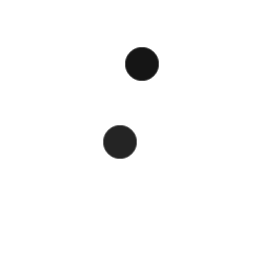
#> input picture ROB316/TP3_A+/Code_Astar/freespace.png, 256 x 256 px
$ python pathfind.py
#> lines starting #> are read from the running program, lines starting #| are printed output that depends on the picture; after the words box and inside, x2 and y2 are one past the last pixel; in counts of white or black regions, pixels touching at a corner belong together
"""
 Simple Astar path planning

 author: yowlings

 modified by David Filliat
"""

import cv2
import numpy as np
import time
import math
from matplotlib import pyplot as plt


# parameters
show_animation = False
#heuristic_weight = 1.0
heuristic_weight = 1.0

class pathfind():
    """
    Path finding in a occupancy grid map using AStar algorithms
    """
    def __init__(self, map_file, robot_radius, start, goal):
#> called with map_file = 'freespace.png', robot_radius = 1, start = (40, 200), goal = (200, 40)
        self.map_file = map_file
        self.robot_radius = robot_radius
        self.start = start
        self.goal = goal
        self.result_img = cv2.imread(self.map_file)
#> self.result_img is the input picture: shape (256, 256, 3); min 21, max 255, mean 248.9
        self.map = cv2.imread(self.map_file, cv2.IMREAD_GRAYSCALE)
#> self.map: shape (256, 256); min 21, max 255, mean 248.9
        self.columns, self.rows = self.map.shape
#> self.columns = 256; self.rows = 256
        self.threshold()
        self.inflate()


    def threshold(self):
        """
        Binarize the obstacle map to 0/255
        """
        for i in range(self.columns):
            for j in range(self.rows):
                if self.map[i,j]>128:
                    self.map[i,j]=255
                else:
                    self.map[i,j]=0
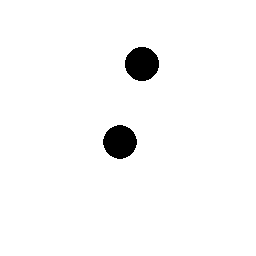
#> self.map: shape (256, 256); 97.3% white; 2 black regions, box (x1, y1, x2, y2) and area: (125, 47, 159, 81) 904, (103, 125, 137, 159) 880


    def inflate(self):
        """
        Inflate the obstacle size to take the robot radius into account
        """
        old_map = self.map.copy()

        for i in range(self.columns):
            for j in range(self.rows):
                if old_map[i,j]==0:
                    for u in [-2,-1,0,1,2]:
                        for v in [-2,-1,0,1,2]:
                            if(u!=0 and v!=0):
                                if (((i+u)>=0)&((i+u)<self.columns)&((j+v)>=0)&((j+v)<self.rows)):
                                    self.result_img[i+u,j+v,1]=128
                                    self.map[i+u,j+v]=256
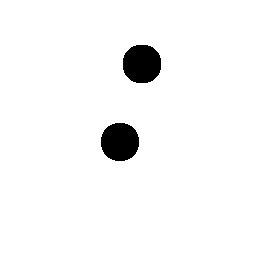
#> self.map: shape (256, 256); 96.4% white; 2 black regions, box (x1, y1, x2, y2) and area: (123, 45, 161, 83) 1192, (101, 123, 139, 161) 1168
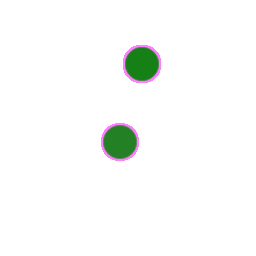
#> self.result_img: shape (256, 256, 3); 3.6% of pixels changed, all inside (x1, y1, x2, y2) = (101, 45, 161, 161)


    def get_neighbors(self,current):
        """
        Return neighbor nodes using 8-connectivity
        """
        neighbors = []
        if(current[0]+1<self.columns and self.map[current[0]+1,current[1]]==255):
            neighbors.append((current[0]+1, current[1]))
        if(current[0]-1>=0 and self.map[current[0]-1,current[1]]==255):
            neighbors.append((current[0]-1, current[1]))
        if(current[1]-1>=0 and self.map[current[0],current[1]-1]==255):
            neighbors.append((current[0], current[1]-1))
        if(current[1]+1<self.rows and self.map[current[0],current[1]+1]==255):
            neighbors.append((current[0], current[1]+1))
        if(current[0]+1<self.columns and current[1]+1<self.columns and self.map[current[0]+1,current[1]+1]==255):
            neighbors.append((current[0]+1, current[1]+1))
        if(current[0]-1>=0 and current[1]-1>=0 and self.map[current[0]-1,current[1]-1]==255):
            neighbors.append((current[0]-1, current[1]-1))
        if(current[1]-1>=0 and current[0]+1<self.columns and self.map[current[0]+1,current[1]-1]==255):
            neighbors.append((current[0]+1, current[1]-1))
        if(current[1]+1<self.rows and current[0]-1>=0 and self.map[current[0]-1,current[1]+1]==255):
            neighbors.append((current[0]-1, current[1]+1))

        return neighbors


    def heuristic(self,a,b):
        """
        Return heuristic for AStar
        """
        return abs(a[0] - b[0]) + abs(a[1] - b[1])


    def draw_path(self):
        """
        Draw the computed path, after AStar
        """
        cv2.circle(self.result_img, (self.start[1],self.start[0]), 2, (255,0,0),2)
        cv2.circle(self.result_img, (self.goal[1],self.goal[0]), 2, (0,0,255),2)

        for current in self.path:
            cv2.circle(self.result_img, (current[1],current[0]), 0, (255,0,0),0)

        return self.result_img

    def get_path_length(self):
        """
        Return path length, after AStar
        """
        length = 0
        for i,k in zip(self.path[0::], self.path[1::]):
            length += math.dist(i,k)
        return length


    def astar(self):
        """
        Compute shortest path using AStar algorithm
        """
        frontier = {}
        frontier[self.start] = heuristic_weight * self.heuristic(self.goal, self.start)

        self.came_from = {}
        cost_so_far = {}
        closed = {}
        self.came_from[self.start] = None
        cost_so_far[self.start] = 0
        iter = 0

        distance = cv2.distanceTransform(self.map, cv2.DIST_L2, 3)
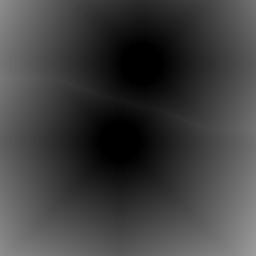
#> distance: shape (256, 256) float32; min 0, max 156.6, mean 62.8

        while frontier:
            iter += 1

            current = min(frontier, key=frontier.get)

            # draw frontier for results
            self.result_img[current[0],current[1],1] = 255

            if current == self.goal:
                break

            neighbors = self.get_neighbors(current)
            for next in neighbors:
                new_cost = cost_so_far[current] + math.dist(current, next)
                test = (next in closed) or ((next in frontier) and (new_cost > cost_so_far[next])) or (distance[next[0],next[1]] < 3)
                if not test:
                    cost_so_far[next] = new_cost
                    priority = new_cost + heuristic_weight * self.heuristic(self.goal, next)
                    frontier[next] = priority
                    self.came_from[next] = current

                    # draw frontier for results
                    self.result_img[next[0],next[1],0] = 0
                    self.result_img[next[0],next[1],1] = 0
#> self.result_img: shape (256, 256, 3); 0.01% of pixels changed, all inside (x1, y1, x2, y2) = (199, 39, 202, 42)
#> after the loop, cost_so_far = 9 items; frontier = 9 items; self.came_from = 9 items
            closed[current] = 1
            frontier.pop(current)

            if show_animation and iter % 100 ==0:
                plt.imshow(self.result_img)
                plt.pause(0.001)

        # Compute path
        current = self.goal
        self.path = [current]
        while current != self.start:
            current = self.came_from[current]
            self.path.append(current)
        self.path.append(self.start)
        self.path.reverse()


def main():
    # [7 lines of commented-out code are left out]

    map_file='freespace.png'
    start = (40,200)
    goal = (200,40)


    d1 = pathfind(map_file,1,start,goal)
    begin = time.time()
    d1.astar()
    end = time.time()


    print('Computing time : ',end - begin)
    print('Path length : ', d1.get_path_length())

    result_img = d1.draw_path()

    plt.imshow(result_img)
    plt.show()

if __name__ == '__main__':
    main()

$ run again, with ROB316/TP3_A+/Code_Astar/office.png copied over ROB316/TP3_A+/Code_Astar/freespace.png
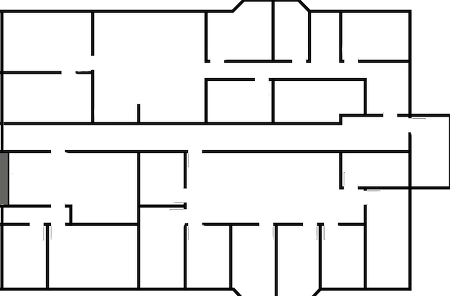
#> input picture ROB316/TP3_A+/Code_Astar/office.png, 450 x 296 px
#> in __init__, self.result_img is the input picture: shape (296, 450, 3); mean B, G, R 232, 232.1, 232.1
#> after the loop in threshold, `for i in range(self.columns):`:
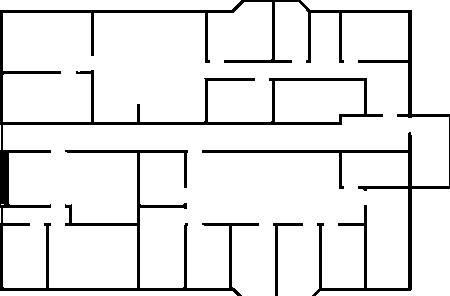
#> self.map: shape (296, 450); 90.7% white; 2 black regions, box (x1, y1, x2, y2) and area: (0, 0, 450, 296) 12090, (273, 223, 303, 296) 300
#> in astar, `distance = cv2.distanceTransform(self.map, cv2.DIST_L2, 3)`:
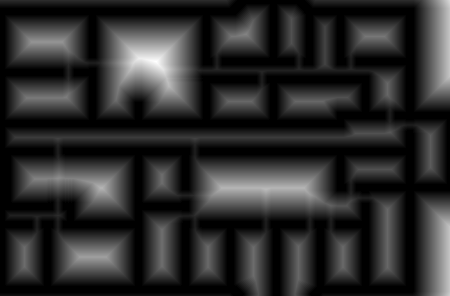
#> distance: shape (296, 450) float32; min 0, max 44.89, mean 7.8; drawn with min black and max white
#> the loop in astar, `for next in neighbors:` made 8 passes
#> test on passes 1 to 8: True, True, False, True, True, False, False, True
#> after the loop in astar, `for next in neighbors:`: cost_so_far = {(40, 200): 0, (40, 199): 1, (39, 199): 1.41, (41, 199): 1.41}; frontier = {(40, 200): 320, (40, 199): 320, (39, 199): 321.4, (41, 199): 319.4}; self.came_from = 4 items
